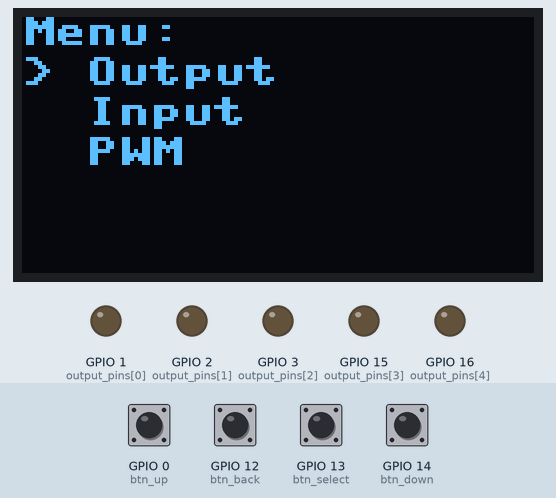
The program below on a simulated ESP8266 board running MicroPython. Shown: 128×64 one-colour display, output pins drawn as LEDs (lit = HIGH). The inputs (shaded band) are chosen by the test bench; at power-on: GPIO 0 (btn_up), GPIO 12 (btn_back), GPIO 13 (btn_select), GPIO 14 (btn_down) HIGH.

Above: at 1.2 s.
1.3 s: GPIO 13 (btn_select) pulled LOW for 1 s
At 3.6 s:
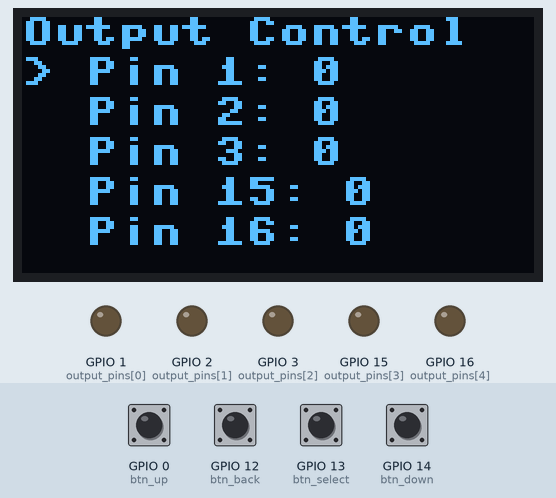
3.9 s: GPIO 0 (btn_up) pulled LOW for 0.15 s
At 5.3 s:
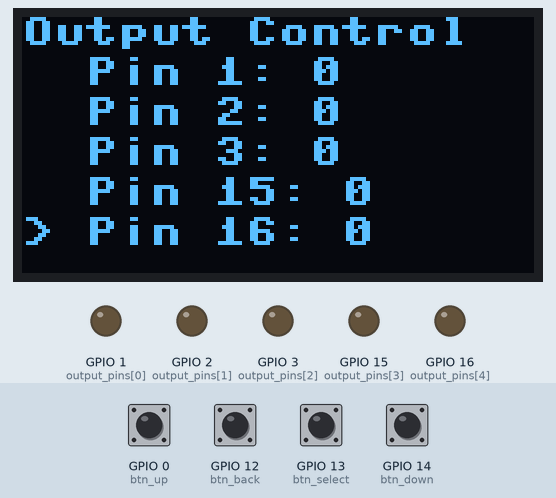
5.6 s: GPIO 13 (btn_select) pulled LOW for 0.15 s
At 6.9 s:
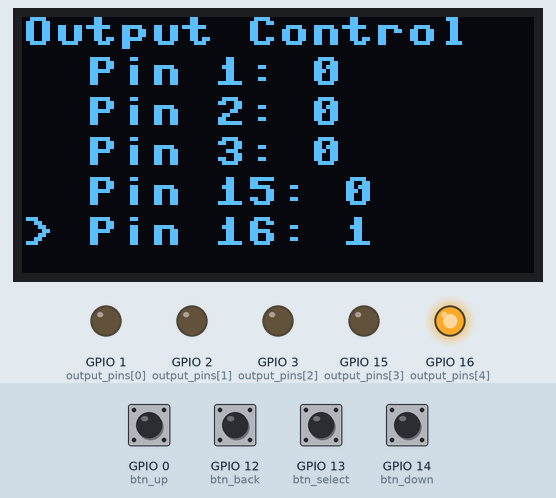
7.3 s: GPIO 12 (btn_back) pulled LOW for 0.15 s
At 8.5 s:
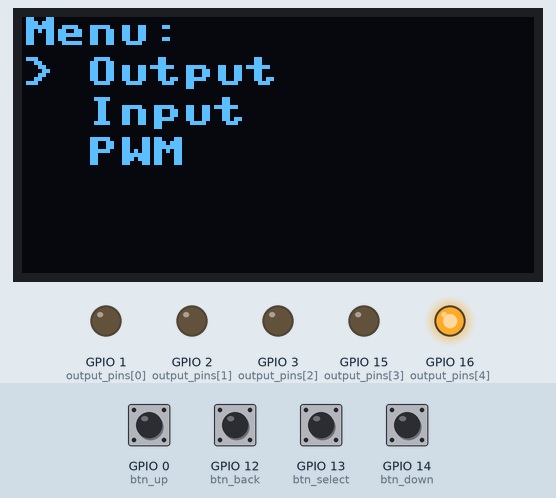
9.0 s: GPIO 14 (btn_down) pulled LOW for 0.15 s
At 9.7 s:
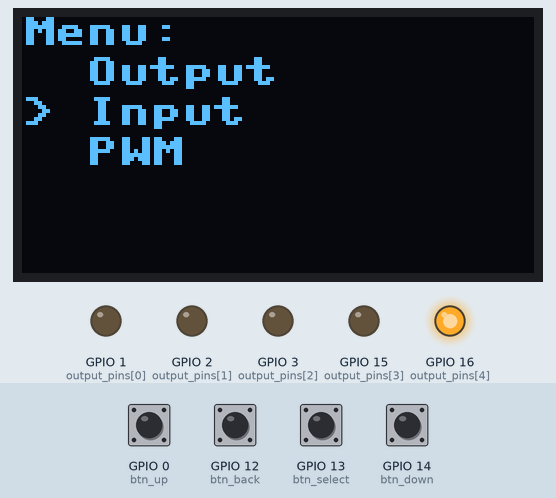
10.7 s: GPIO 0 (btn_up) pulled LOW for 1 s
At 12.8 s:
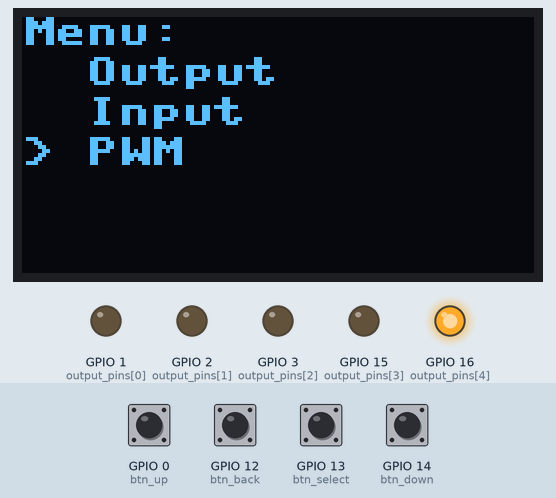
Timing chart, 0 to 14.3 s (numbered marks = the images above; inputs shaded):
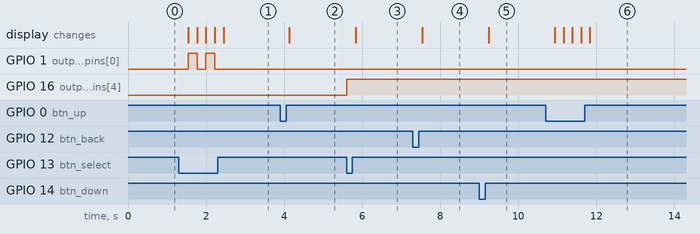

The program:

Pin_Control.py
```python
from machine import Pin, I2C, PWM
from ssd1306 import SSD1306_I2C
import time

# Pin assignments
UP_BTN = 0
DOWN_BTN = 14
SELECT_BTN = 13
BACK_BTN = 12
PINS = [2, 15]  # Only pins 1 and 15 globally

# Initialize I2C and OLED display
i2c = I2C(scl=Pin(5), sda=Pin(4))  # Adjust pins if needed
oled = SSD1306_I2C(128, 64, i2c)

# Button setup
btn_up = Pin(UP_BTN, Pin.IN, Pin.PULL_UP)
btn_down = Pin(DOWN_BTN, Pin.IN, Pin.PULL_UP)
btn_select = Pin(SELECT_BTN, Pin.IN, Pin.PULL_UP)
btn_back = Pin(BACK_BTN, Pin.IN, Pin.PULL_UP)

# Menu variables
menu = ["Output", "Input", "PWM"]
current_menu_index = 0
submenu_active = False
submenu_option = None
current_pin_index = 0
pwm_objects = {}

# Function to display the menu
def display_menu():
    oled.fill(0)
    oled.text("Menu:", 0, 0)
    for i, item in enumerate(menu):
        prefix = "> " if i == current_menu_index else "  "
        oled.text(prefix + item, 0, 10 + i * 10)
    oled.show()

# Function to control GPIO as Output
def gpio_output():
    global current_pin_index
    output_pins = [1, 2, 3, 15, 16]  # Only pins 1 and 15 globally
    oled.fill(0)
    oled.text("Output Control", 0, 0)
    for i, pin in enumerate(output_pins):
        state = Pin(pin, Pin.OUT).value()
        prefix = "> " if i == current_pin_index else "  "
        oled.text(f"{prefix}Pin {pin}: {state}", 0, 10 + i * 10)
    oled.show()

    if not btn_up.value():
        current_pin_index = (current_pin_index - 1) % len(output_pins)
        time.sleep(0.2)
    elif not btn_down.value():
        current_pin_index = (current_pin_index + 1) % len(output_pins)
        time.sleep(0.2)
    elif not btn_select.value():
        pin = Pin(output_pins[current_pin_index], Pin.OUT)
        pin.value(1 if pin.value() == 0 else 0)
        time.sleep(0.2)

def gpio_input():
    oled.fill(0)
    oled.text("Input States", 0, 0)
    for i, pin in enumerate(PINS):
        pin_obj = Pin(pin, Pin.IN, Pin.PULL_UP)
        state = pin_obj.value()
        oled.text(f"Pin {pin}: {state}", 0, 10 + i * 10)
    oled.show()
    time.sleep(0.1)

# Function for PWM control
def pwm_control():
    global current_pin_index
    oled.fill(0)
    oled.text("PWM Control", 0, 0)
    for i, pin in enumerate(PINS):
        duty = pwm_objects[pin].duty() if pin in pwm_objects else 0
        prefix = "> " if i == current_pin_index else "  "
        oled.text(f"{prefix}Pin {pin}: {duty}", 0, 10 + i * 10)
    oled.show()

    if not btn_up.value():
        current_pin_index = (current_pin_index - 1) % len(PINS)
        time.sleep(0.2)
    elif not btn_down.value():
        current_pin_index = (current_pin_index + 1) % len(PINS)
        time.sleep(0.2)
    elif not btn_select.value():
        pin = PINS[current_pin_index]
        if pin not in pwm_objects:
            pwm_objects[pin] = PWM(Pin(pin), freq=1000, duty=0)
        current_duty = pwm_objects[pin].duty()
        new_duty = (current_duty + 256) % 1024
        pwm_objects[pin].duty(new_duty)
        time.sleep(0.2)
    elif not btn_back.value():
        for pwm in pwm_objects.values():
            pwm.deinit()
        pwm_objects.clear()
        time.sleep(0.2)

# Main loop
while True:
    if not submenu_active:
        display_menu()
        if not btn_up.value():
            current_menu_index = (current_menu_index - 1) % len(menu)
            time.sleep(0.2)
        elif not btn_down.value():
            current_menu_index = (current_menu_index + 1) % len(menu)
            time.sleep(0.2)
        elif not btn_select.value():
            submenu_active = True
            submenu_option = menu[current_menu_index]
            current_pin_index = 0
            time.sleep(0.2)
        elif not btn_back.value():
            break
    else:
        if submenu_option == "Output":
            gpio_output()
        elif submenu_option == "Input":
            gpio_input()
        elif submenu_option == "PWM":
            pwm_control()

        if not btn_back.value():
            submenu_active = False
            submenu_option = None
            time.sleep(0.2)
```

Measured:
- after the input at 1.3 s, GPIO 1 (output_pins[0]): alternates HIGH for 0.23 s and LOW for 0.23 s, 4 changes in all, then stays LOW, starting after 0.24 s; the display: changes after 0.24 s (image 1)
- after the input at 3.9 s, the display: changes after 0.23 s (image 2)
- after the input at 5.6 s, GPIO 16 (output_pins[4]): LOW → HIGH at once; the display: changes after 0.24 s (image 3)
- after the input at 7.3 s, the display: changes after 0.24 s (image 4)
- after the input at 9.0 s, the display: changes after 0.24 s (image 5)
- after the input at 10.7 s, the display: first changes after 0.24 s (image 6 shows a later state)
